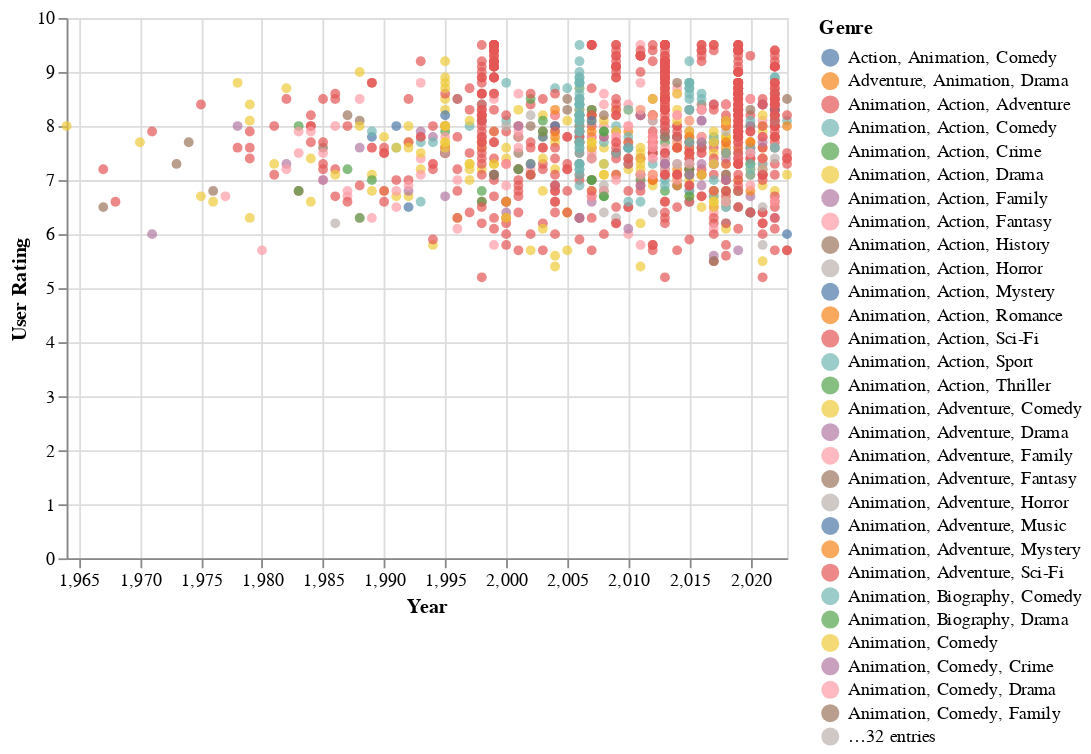

This figure's notebook cell:
### Markdown cell above
## Year and User Rating
* Now, I am curious about how the time influence people's preference and anima quanlities. I decide to build a timeline graph.

### Code cell
alt.Chart(df3).mark_circle().encode(
    x = alt.X('Year', scale = alt.Scale(domain = (1964,2023))),
    y = 'User Rating',
    color = 'Genre:N',
    tooltip=['Year','User Rating', 'Genre']
)

### Figure 1 — Vega-Lite specification as saved in the notebook (floating-point values rounded to 4 significant figures; data arrays with more than 128 entries replaced by an {"elided": "..."} marker saying what was removed)
{"config": {"view": {"continuousWidth": 400, "continuousHeight": 300}}, "data": {"name": "data-1c26cc963becffa7f9d21fee59c6b609"}, "mark": "circle", "encoding": {"color": {"field": "Genre", "type": "nominal"}, "tooltip": [{"field": "Year", "type": "quantitative"}, {"field": "User Rating", "type": "quantitative"}, {"field": "Genre", "type": "nominal"}], "x": {"field": "Year", "scale": {"domain": [1964, 2023]}, "type": "quantitative"}, "y": {"field": "User Rating", "type": "quantitative"}}, "$schema": "https://vega.github.io/schema/vega-lite/v4.17.0.json", "datasets": {"data-1c26cc963becffa7f9d21fee59c6b609": {"elided": "1206 records"}}}
